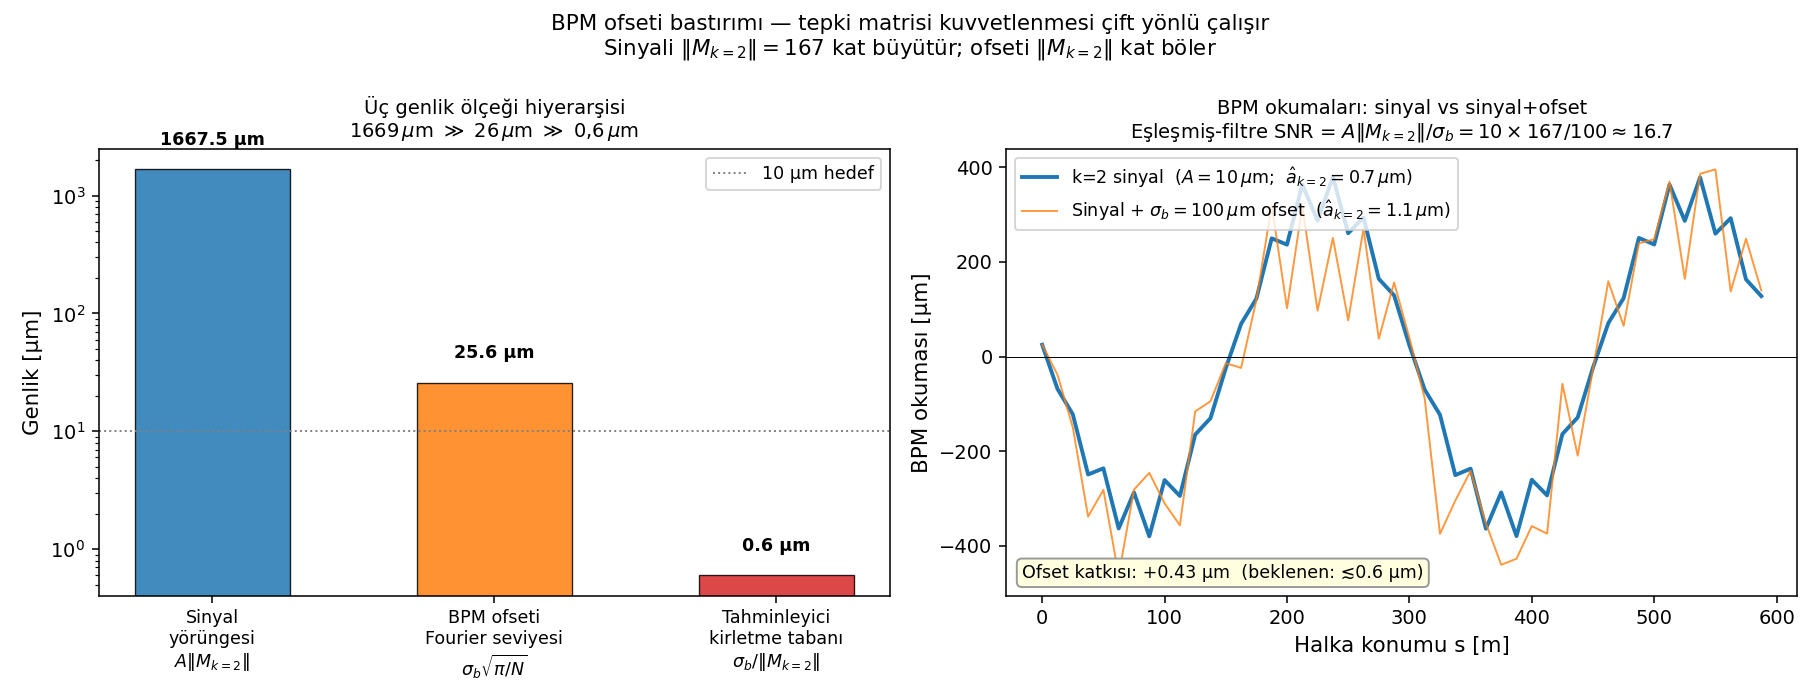

Write Python code to recreate this figure.
#!/usr/bin/env python3
"""fig_3_amplitude_scales.py — ŞEKİL 3: BPM ofseti bastırımının üç genlik ölçeği.

Sol panel : üç genlik ölçeğinin logaritmik çubuk grafiği
            (sinyal yörüngesi, ham Fourier ofseti, tahminleyici kirletme tabanı).
Sağ panel : BPM okumaları — k=2 sinyali (10 μm) ile sinyale eklenen
            100 μm ofset; eşleşmiş-filtre tahmin değerleri gösterilir.

Çıktı: fig_3_amplitude_scales.png
"""
import json, math, os, sys
import numpy as np
import matplotlib; matplotlib.use("Agg")
import matplotlib.pyplot as plt

os.chdir(os.path.dirname(os.path.abspath(__file__)))
sys.path.insert(0, os.path.dirname(os.path.abspath(__file__)))
from fourier_reconstruct import fodo_basis

with open("params.json") as f:
    cfg = json.load(f)
N_Q     = 2 * int(cfg["nFODO"])
ANTISYM = cfg.get("smooth_antisym_fodo", True)
R0      = float(cfg.get("R0", 95.49))

R = np.load("R_dy_1.npy")

# ── Temel büyüklükler ─────────────────────────────────────────────────────────
F2, _ = fodo_basis(N_Q, [2], ANTISYM)
M2c   = R @ F2[:, 0]          # k=2 cos sütunu
M2s   = R @ F2[:, 1]          # k=2 sin sütunu
norm_M2 = np.linalg.norm(M2c)  # ‖M_{k=2}‖ ≈ 167

A_misalign = 10e-6             # gerçek k=2 kaçıklık genliği [m]
phi_true   = 1.50              # faz [rad]
sigma_b    = 100e-6            # BPM ofset RMS [m]

# Sinyal misalignment vektörü
dy_k2 = (A_misalign * math.cos(phi_true) * F2[:, 0]
        + A_misalign * math.sin(phi_true) * F2[:, 1])
y_signal = R @ dy_k2           # BPM uzayında sinyal yörüngesi

# Üç genlik ölçeği [μm]
scale_orbit   = np.linalg.norm(y_signal) * 1e6         # 1669 μm
scale_fourier = sigma_b * math.sqrt(math.pi / N_Q) * 1e6  # ~26 μm
scale_floor   = sigma_b / norm_M2 * 1e6                # ~0.6 μm

# Rastgele beyaz ofset
rng = np.random.default_rng(7)
b   = rng.normal(0, sigma_b, N_Q)
y_meas = y_signal + b          # sinyal + ofset

# Eşleşmiş-filtre tahminleri
m_hat = M2c / norm_M2
est_signal = np.dot(y_signal, m_hat) / norm_M2 * 1e6   # μm
est_noisy  = np.dot(y_meas,   m_hat) / norm_M2 * 1e6   # μm
est_offset = np.dot(b,        m_hat) / norm_M2 * 1e6   # μm (ofset katkısı)

s_pos = np.arange(N_Q) * (2 * math.pi * R0 / N_Q)

# ── Grafik ───────────────────────────────────────────────────────────────────
fig, (ax_bar, ax_bpm) = plt.subplots(1, 2, figsize=(13, 5))

# Sol: üç genlik ölçeği (log ölçek çubuk grafiği)
labels = [
    "Sinyal\nyörüngesi\n" + r"$A\|M_{k=2}\|$",
    "BPM ofseti\nFourier seviyesi\n" + r"$\sigma_b\sqrt{\pi/N}$",
    "Tahminleyici\nkirletme tabanı\n" + r"$\sigma_b/\|M_{k=2}\|$",
]
values = [scale_orbit, scale_fourier, scale_floor]
colors = ["tab:blue", "tab:orange", "tab:red"]
xi = np.arange(3)
bars = ax_bar.bar(xi, values, color=colors, alpha=0.85, edgecolor="k", lw=0.7,
                  width=0.55)
ax_bar.set_yscale("log")
ax_bar.set_xticks(xi)
ax_bar.set_xticklabels(labels, fontsize=9)
ax_bar.set_ylabel("Genlik [μm]", fontsize=11)
ax_bar.set_title("Üç genlik ölçeği hiyerarşisi\n"
                 r"$1669\,\mu$m $\gg$ $26\,\mu$m $\gg$ $0{,}6\,\mu$m",
                 fontsize=10)
for bar, val in zip(bars, values):
    ax_bar.text(bar.get_x() + bar.get_width()/2, val * 1.5,
                f"{val:.1f} μm", ha="center", va="bottom", fontsize=9,
                fontweight="bold")
# Referans: 10 μm hedef
ax_bar.axhline(10, color="gray", lw=1, ls=":", label="10 μm hedef")
ax_bar.legend(fontsize=9)

# Sağ: BPM okumaları
ax_bpm.plot(s_pos, y_signal * 1e6, "-", color="tab:blue", lw=2,
            label=fr"k=2 sinyal  ($A=10\,\mu$m;  $\hat{{a}}_{{k=2}}={est_signal:.1f}\,\mu$m)")
ax_bpm.plot(s_pos, y_meas * 1e6, "-", color="tab:orange", lw=1, alpha=0.8,
            label=fr"Sinyal + $\sigma_b=100\,\mu$m ofset  "
                  fr"($\hat{{a}}_{{k=2}}={est_noisy:.1f}\,\mu$m)")
ax_bpm.axhline(0, color="k", lw=0.5)
ax_bpm.set_xlabel("Halka konumu s [m]", fontsize=11)
ax_bpm.set_ylabel("BPM okuması [μm]", fontsize=11)
ax_bpm.set_title("BPM okumaları: sinyal vs sinyal+ofset\n"
                 f"Eşleşmiş-filtre SNR = "
                 fr"$A\|M_{{k=2}}\|/\sigma_b = {A_misalign*1e6:.0f}"
                 fr"\times{norm_M2:.0f}/{sigma_b*1e6:.0f} \approx {A_misalign*norm_M2/sigma_b:.1f}$",
                 fontsize=10)
ax_bpm.legend(fontsize=9)
ax_bpm.text(0.02, 0.04,
            f"Ofset katkısı: {est_offset:+.2f} μm  "
            f"(beklenen: ≲{sigma_b*1e6/norm_M2:.1f} μm)",
            transform=ax_bpm.transAxes, fontsize=9,
            bbox=dict(boxstyle="round", fc="lightyellow", ec="0.6"))

fig.suptitle("BPM ofseti bastırımı — tepki matrisi kuvvetlenmesi çift yönlü çalışır\n"
             r"Sinyali $\|M_{k=2}\|=167$ kat büyütür; ofseti $\|M_{k=2}\|$ kat böler",
             fontsize=11)
fig.tight_layout()
fig.savefig("fig_3_amplitude_scales.png", dpi=140)
print("→ fig_3_amplitude_scales.png kaydedildi")
print(f"  ‖M_{{k=2}}‖ = {norm_M2:.1f}")
print(f"  Sinyal yörüngesi normu   = {scale_orbit:.1f} μm")
print(f"  Ofset Fourier seviyesi   = {scale_fourier:.1f} μm")
print(f"  Tahminleyici kirletme    = {scale_floor:.3f} μm")
print(f"  Eşleşmiş-filtre SNR      = {A_misalign * norm_M2 / sigma_b:.2f}")
